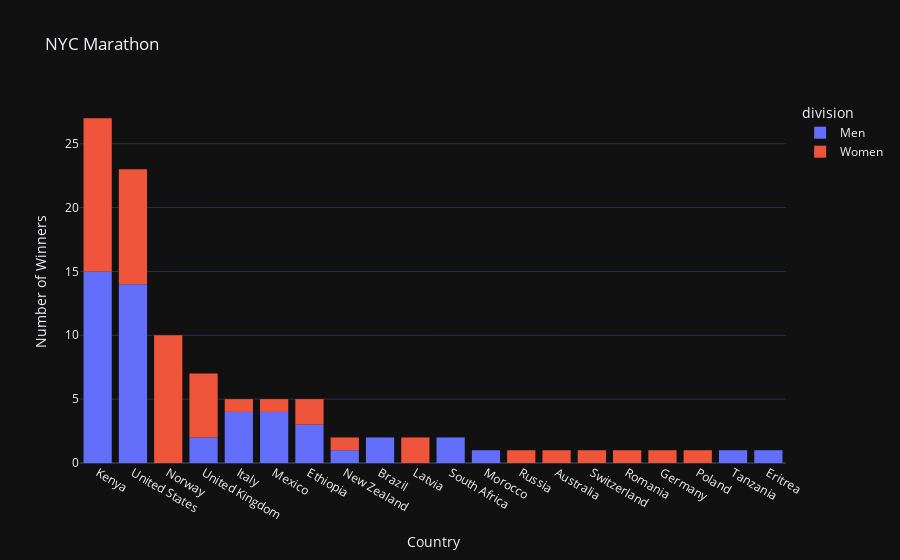

Source (notebook cell):
### Code cell
plot1 = px.histogram(nyc_marathon, x = 'country', 
             color = 'division',
             title = 'NYC Marathon',
             category_orders={'country': nyc_marathon['country'].value_counts().index},
             template='plotly_dark',
             labels = {'country':'Country', 'count': 'Number of Winners'},
            )
plot1.update_yaxes(title_text='Number of Winners')

### Figure 1 — Plotly figure (JSON) as saved in the notebook; plotly's stock layout.template omitted (floating-point values rounded to 4 significant figures)
{"data": [{"alignmentgroup": "True", "bingroup": "x", "hovertemplate": "division=Men<br>Country=%{x}<br>count=%{y}<extra></extra>", "legendgroup": "Men", "marker": {"color": "#636efa", "pattern": {"shape": ""}}, "name": "Men", "offsetgroup": "Men", "orientation": "v", "showlegend": true, "type": "histogram", "x": ["United States", "United States", "United States", "United States", "United States", "United States", "United States", "United States", "United States", "United States", "United States", "United States", "United States", "New Zealand", "Italy", "Italy", "Italy", "Kenya", "United Kingdom", "Tanzania", "Kenya", "Mexico", "South Africa", "Mexico", "Mexico", "Mexico", "Italy", "Kenya", "Kenya", "Kenya", "Morocco", "Ethiopia", "Kenya", "Kenya", "South Africa", "Kenya", "Brazil", "Kenya", "Brazil", "United States", "Ethiopia", "Kenya", null, "Kenya", "Kenya", "Kenya", "Eritrea", "Kenya", "Ethiopia", "Kenya", "United Kingdom"], "xaxis": "x", "yaxis": "y"}, {"alignmentgroup": "True", "bingroup": "x", "hovertemplate": "division=Women<br>Country=%{x}<br>count=%{y}<extra></extra>", "legendgroup": "Women", "marker": {"color": "#EF553B", "pattern": {"shape": ""}}, "name": "Women", "offsetgroup": "Women", "orientation": "v", "showlegend": true, "type": "histogram", "x": [null, "United States", "United States", "United States", "United States", "United States", "United States", "United States", "Norway", "Norway", "Norway", "New Zealand", "Norway", "Norway", "Norway", "Norway", "Norway", "United Kingdom", "Norway", "Norway", "Poland", "United Kingdom", "Australia", "Germany", "Kenya", "Kenya", "Romania", "Switzerland", "Italy", "Mexico", "Russia", "Kenya", "Kenya", "Kenya", "United Kingdom", "Latvia", "Latvia", "United Kingdom", "United Kingdom", "Ethiopia", "Kenya", "Ethiopia", null, "Kenya", "Kenya", "Kenya", "Kenya", "United States", "Kenya", "Kenya", "United States"], "xaxis": "x", "yaxis": "y"}], "layout": {"autosize": true, "barmode": "relative", "legend": {"title": {"text": "division"}, "tracegroupgap": 0}, "title": {"text": "NYC Marathon"}, "xaxis": {"anchor": "y", "autorange": true, "categoryarray": ["Kenya", "United States", "Norway", "United Kingdom", "Italy", "Mexico", "Ethiopia", "New Zealand", "Brazil", "Latvia", "South Africa", "Morocco", "Russia", "Australia", "Switzerland", "Romania", "Germany", "Poland", "Tanzania", "Eritrea"], "categoryorder": "array", "domain": [0, 1], "range": [-0.5, 19.5], "title": {"text": "Country"}, "type": "category"}, "yaxis": {"anchor": "x", "autorange": true, "domain": [0, 1], "range": [0, 28.42], "title": {"text": "Number of Winners"}}}}
